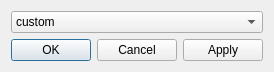
<?xml version="1.0" encoding="UTF-8"?>
<ui version="4.0">
 <class>ColorHandlerSwitcher</class>
 <widget class="QDialog" name="ColorHandlerSwitcher">
  <property name="geometry">
   <rect>
    <x>0</x>
    <y>0</y>
    <width>255</width>
    <height>71</height>
   </rect>
  </property>
  <property name="windowTitle">
   <string>Dialog</string>
  </property>
  <layout class="QVBoxLayout" name="verticalLayout">
   <item>
    <widget class="QComboBox" name="comboBoxColorHandlers">
     <item>
      <property name="text">
       <string>custom</string>
      </property>
     </item>
    </widget>
   </item>
   <item>
    <widget class="QDialogButtonBox" name="buttonBox">
     <property name="orientation">
      <enum>Qt::Horizontal</enum>
     </property>
     <property name="standardButtons">
      <set>QDialogButtonBox::Apply|QDialogButtonBox::Cancel|QDialogButtonBox::Ok</set>
     </property>
    </widget>
   </item>
  </layout>
 </widget>
 <resources/>
 <connections>
  <connection>
   <sender>buttonBox</sender>
   <signal>accepted()</signal>
   <receiver>ColorHandlerSwitcher</receiver>
   <slot>accept()</slot>
   <hints>
    <hint type="sourcelabel">
     <x>248</x>
     <y>254</y>
    </hint>
    <hint type="destinationlabel">
     <x>157</x>
     <y>274</y>
    </hint>
   </hints>
  </connection>
  <connection>
   <sender>buttonBox</sender>
   <signal>rejected()</signal>
   <receiver>ColorHandlerSwitcher</receiver>
   <slot>reject()</slot>
   <hints>
    <hint type="sourcelabel">
     <x>316</x>
     <y>260</y>
    </hint>
    <hint type="destinationlabel">
     <x>286</x>
     <y>274</y>
    </hint>
   </hints>
  </connection>
 </connections>
</ui>
